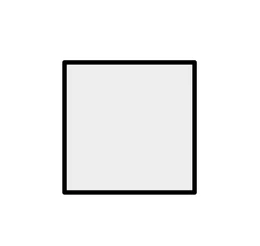
#> input picture cobot1/cobot1/_stroke/test.png, 260 x 246 px, found by its file name
$ python contour_extractor.py
#> lines starting #> are read from the running program, lines starting #| are printed output that depends on the picture; after the words box and inside, x2 and y2 are one past the last pixel; in counts of white or black regions, pixels touching at a corner belong together
### cobot1/cobot1/_input/image_loader_debug.py
import cv2
import numpy as np
import os
from pathlib import Path
from typing import Optional


class ImageLoader:
    """로컬 이미지 파일을 읽어 RGB로 변환하는 클래스.

    변경점:
    - COBOT1_INPUT_IMAGE 환경변수가 있으면 그 파일을 최우선으로 읽는다.
    - 환경변수가 없으면 _input/test.png → test.jpg → test.jpeg 순서로 찾는다.

    이유:
    - robot_algorithm_adapter.py는 업로드 이미지를 _input/test.png로 복사한다.
    - 기존 image_loader_debug.py는 test.jpeg를 고정으로 읽어서,
      preview와 실제 main.py가 서로 다른 이미지를 쓰는 문제가 생길 수 있었다.
    """

    def __init__(self) -> None:
        current_dir = Path(__file__).resolve().parent
        env_image_path = os.getenv("COBOT1_INPUT_IMAGE", "").strip()

        candidates = []
        if env_image_path:
            candidates.append(Path(env_image_path).expanduser())

        candidates.extend([
            current_dir / "test.png",
            current_dir / "test.jpg",
            current_dir / "test.jpeg",
        ])

        self.image_path = ""
        for candidate in candidates:
            candidate = candidate.resolve()
            if candidate.exists() and candidate.is_file():
                self.image_path = str(candidate)
                break

        if not self.image_path:
            # 에러 메시지에서 어떤 경로를 찾으려 했는지 보이게 마지막 후보를 기록
            self.image_path = str(candidates[0].resolve() if candidates else current_dir / "test.png")

        print(f"이미지 로더가 초기화되었습니다. image_path={self.image_path}")

    def load(self) -> Optional[np.ndarray]:
        """이미지를 읽고 전처리하여 RGB 배열로 반환한다."""
        img: Optional[np.ndarray] = cv2.imread(self.image_path, cv2.IMREAD_UNCHANGED)
#> img is the input picture: shape (246, 260, 4); mean B, G, R, A 241.8, 241.8, 241.8, 255

        if img is None:
            print(f"[ERROR] 이미지를 찾을 수 없습니다: {self.image_path}")
            return None

        # 투명 배경 처리
        if len(img.shape) == 3 and img.shape[2] == 4:
            alpha: np.ndarray = img[:, :, 3] / 255.0
#> alpha: shape (246, 260) float64; every value is 1
            bgr: np.ndarray = img[:, :, :3]
            white_bg: np.ndarray = np.ones_like(bgr, dtype=np.uint8) * 255
            img = (bgr * alpha[..., np.newaxis] + white_bg * (1 - alpha[..., np.newaxis])).astype(np.uint8)

        # BGR -> RGB 변환
        if len(img.shape) == 2:
            img = cv2.cvtColor(img, cv2.COLOR_GRAY2RGB)
        else:
            img = cv2.cvtColor(img, cv2.COLOR_BGR2RGB)

        # 512x512 고정 크기로 리사이즈
        img = cv2.resize(img, (512, 512), interpolation=cv2.INTER_AREA)
#> img: shape (512, 512, 3)

        # 픽셀 분포 기반 콘텐츠 중앙 정렬
        gray_tmp = cv2.cvtColor(img, cv2.COLOR_RGB2GRAY)
        _, binary = cv2.threshold(gray_tmp, 240, 255, cv2.THRESH_BINARY_INV)
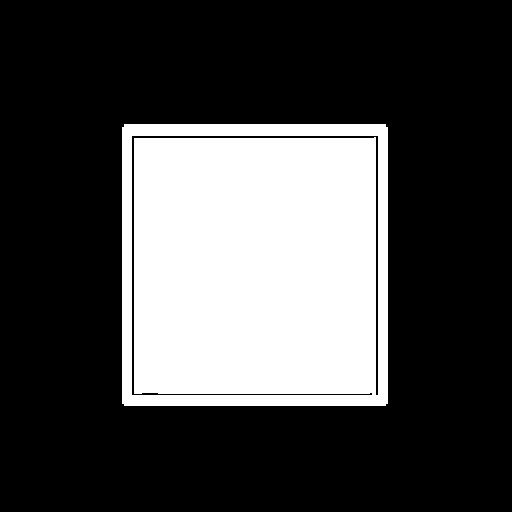
#> binary: shape (512, 512); 27.9% white; 1 white region, box (x1, y1, x2, y2) and area: (122, 124, 388, 406) 73218
        coords = cv2.findNonZero(binary)
#> coords = contour of 73218 points, box (x1, y1, x2, y2) (122, 124, 388, 406), area 0
        if coords is not None:
            x, y, w, h = cv2.boundingRect(coords)
#> x = 122; y = 124; w = 266; h = 282
            dx = 256 - (x + w // 2)
#> dx = 1
            dy = 256 - (y + h // 2)
#> dy = -9
            M = np.float32([[1, 0, dx], [0, 1, dy]])
#> M = [[1, 0, 1], [0, 1, -9]]
            img = cv2.warpAffine(
                img,
                M,
                (512, 512),
                borderMode=cv2.BORDER_CONSTANT,
                borderValue=(255, 255, 255),
            )

        return img

### cobot1/cobot1/_input/edge_detector.py
import cv2
import numpy as np

class EdgeDetector:
    """이미지 파일을 로드하여 Adaptive Thresholding 이진화를 수행하는 클래스.

    Args:
        block_size  (int): Adaptive Thresholding 블록 크기 (기본값: 11, 홀수여야 함)
        c           (int): 임계값 보정 상수 (기본값: 2)
    """

    def __init__(self, block_size: int = 11, c: int = 2) -> None:
        self.block_size = block_size
        self.c = c

    def detect(self, img: np.ndarray) -> np.ndarray:
        """이미 로드된 이미지에 이진화(Adaptive Thresholding) 처리를 수행합니다.

        Args:
            img (np.ndarray): BGR 또는 그레이스케일 이미지 배열

        Returns:
            np.ndarray: 이진화된 이미지
        """
        if img.ndim == 3:
            gray = cv2.cvtColor(img, cv2.COLOR_BGR2GRAY)
        else:
            gray = img
        blurred = cv2.GaussianBlur(gray, (5, 5), 0)
        thresh = cv2.adaptiveThreshold(
            blurred, 255,
            cv2.ADAPTIVE_THRESH_GAUSSIAN_C,
            cv2.THRESH_BINARY_INV, self.block_size, self.c
        )
#> thresh: shape (512, 512); 3.6% white; 1 white region, box (x1, y1, x2, y2) and area: (123, 116, 389, 397) 9466
        kernel = np.ones((3, 3), np.uint8)
        return cv2.morphologyEx(thresh, cv2.MORPH_CLOSE, kernel, iterations=1)
#> returned value: shape (512, 512); 3.6% white; 1 white region, box (x1, y1, x2, y2) and area: (123, 116, 389, 397) 9468

### cobot1/cobot1/_stroke/contour_extractor.py
import sys
import os
import cv2
import numpy as np
sys.path.insert(0, os.path.dirname(os.path.dirname(os.path.abspath(__file__))))
from dataclasses import dataclass
from _input.edge_detector import EdgeDetector
from _input.image_loader_debug import ImageLoader

@dataclass
class ContourResult:
    """윤곽선 추출 결과를 담는 데이터 클래스.

    Attributes:
        contours:  검출된 윤곽선 목록. 각 원소는 (N, 1, 2) 형태의 np.ndarray.
        hierarchy: 윤곽선 계층 정보. shape=(1, N, 4).
        binary:    Canny 엣지 검출 결과 이진 이미지. shape=(H, W), dtype=uint8.
    """

    contours: list[np.ndarray]
    hierarchy: np.ndarray
    binary: np.ndarray

def make_line(binary: np.ndarray, thickness: int = 2) -> np.ndarray:
    """이진화 이미지에서 흰색 선을 thinning 후 지정한 두께로 조절한다.

    Args:
        binary:    흰색 선이 있는 이진 이미지. shape=(H, W), dtype=uint8.
        thickness: 최종 선 두께 (픽셀). 1이면 thinning만 적용.

    Returns:
        np.ndarray: 두께가 조절된 이진 이미지. shape=(H, W), dtype=uint8.
    """
    _, binary = cv2.threshold(binary, 127, 255, cv2.THRESH_BINARY)
    thinned = cv2.ximgproc.thinning(binary, thinningType=cv2.ximgproc.THINNING_GUOHALL)
    if thickness > 1:
        kernel = cv2.getStructuringElement(cv2.MORPH_ELLIPSE, (thickness, thickness))
        thinned = cv2.dilate(thinned, kernel, iterations=1)
    return thinned

def extract_contours(
    edges: np.ndarray,
    mode: int = cv2.RETR_TREE,
    method: int = cv2.CHAIN_APPROX_SIMPLE,
) -> ContourResult:
    """Canny 엣지 검출한 값을 받은 후, 윤곽선을 추출한다.

    Canny Edge → findContours 순서로 처리한다.

    Args:
        edges:       Canny 엣지 이진 이미지. shape=(H, W), dtype=uint8.
        mode:        윤곽선 검색 모드. cv2.RETR_EXTERNAL(외곽만), RETR_TREE(계층 전체) 등.
        method:      윤곽선 근사 방법. cv2.CHAIN_APPROX_SIMPLE(꼭짓점만), NONE(전체 좌표) 등.

    Returns:
        ContourResult:
            - contours:  검출된 윤곽선 리스트.
            - hierarchy: 윤곽선 계층 배열.
            - binary:    Canny 엣지 이진 이미지.
    """
    contours, hierarchy = cv2.findContours(edges, mode, method)
    return ContourResult(list(contours), hierarchy, edges)


def filter_contours_by_area(
    edges: np.ndarray,
    min_area: float = 1,
    max_area: float = float("inf"),
    thickness: int = 2,
    mode: int =  cv2.CHAIN_APPROX_NONE,
) -> list[np.ndarray]:
    """엣지 이미지로부터 thinning·팽창·윤곽선 추출·면적 필터링을 한 번에 수행한다.

    Args:
        edges:     Canny 엣지 이진 이미지. shape=(H, W), dtype=uint8.
        min_area:  허용할 최소 윤곽선 면적 (픽셀²). 이 값 미만은 제거.
        max_area:  허용할 최대 윤곽선 면적 (픽셀²). 이 값 초과는 제거.
        thickness: make_line에 전달할 선 두께 (픽셀).
        mode:      extract_contours에 전달할 윤곽선 검색 모드.

    Returns:
        list[np.ndarray]: 면적 조건을 만족하는 윤곽선만 담은 리스트.
    """
    edges_thin = make_line(edges, thickness=thickness)
#> in make_line, `thinned = cv2.ximgproc.thinning(binary, thinningType=cv2.ximgproc.THIN..`: thinned: shape (512, 512); 0.4% white in thin lines or dots, all inside (x1, y1, x2, y2) = (128, 120, 385, 392)
#> in make_line, `thinned = cv2.dilate(thinned, kernel, iterations=1)`:
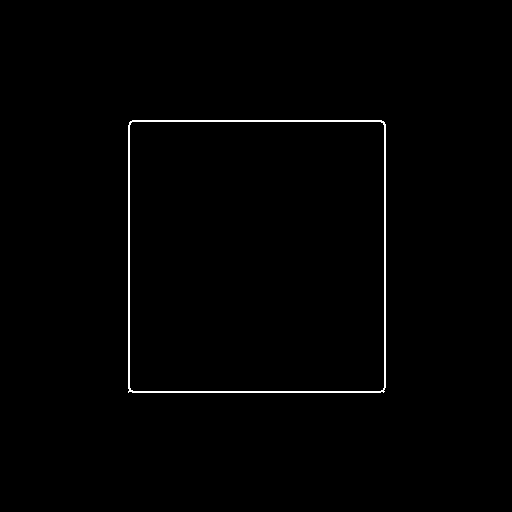
#> thinned: shape (512, 512); 0.8% white in thin lines or dots, all inside (x1, y1, x2, y2) = (128, 120, 386, 393)
    result = extract_contours(edges_thin, mode=mode)
#> in extract_contours, `contours, hierarchy = cv2.findContours(edges, mode, method)`: contours = 2 contours; box (x1, y1, x2, y2) and area: (128, 120, 386, 393) 69877, (129, 121, 385, 392) 68825
    return [
        c for c in result.contours
        if min_area <= cv2.contourArea(c) <= max_area
    ]

def _dominant_color(img: np.ndarray, mask: np.ndarray, quant_step: int) -> tuple[int, int, int] | None:
    #마스크 내부 픽셀들의 최빈 양자화 BGR 색상을 반환한다. 샘플이 없으면 None.
    pixels = img[mask == 255]
    if len(pixels) == 0:
        return None
    quantized = (pixels.astype(np.int32) // quant_step) * quant_step
    # 각 픽셀을 단일 정수로 인코딩해 np.unique로 최빈값을 구한다
    encoded = quantized[:, 0] * (256 ** 2) + quantized[:, 1] * 256 + quantized[:, 2]
    values, counts = np.unique(encoded, return_counts=True)
    dominant = int(values[np.argmax(counts)])
    b = dominant // (256 ** 2)
    g = (dominant % (256 ** 2)) // 256
    r = dominant % 256
    return (b, g, r)


def build_color_masks_from_contours(
    img: np.ndarray,
    contours: list[np.ndarray],
    quant_step: int = 32,
    erode_px: int = 2,
    bg_threshold: int = 200,
    black_threshold: int = 40,
) -> dict[tuple[int, int, int], np.ndarray]:
    """
    윤곽선 목록으로부터 색상별 채움 마스크를 생성한다.

    각 윤곽선의 테두리 링(fill - erosion)에서 색상을 샘플링해 지배적인 색상을
    결정하고, 같은 색상끼리 하나의 마스크로 합친다.
    테두리 색상이 흰색 계열(모든 채널 >= bg_threshold)이거나
    검은색 계열(모든 채널 <= black_threshold)이면 건너뛴다.
    반환값은 color_fill.py 의 build_blue_mask 와 동일한 uint8 마스크 형식이므로
    raster_scan / raster_scan_grouped 에 바로 전달할 수 있다.

    Args:
        img:          원본 BGR 이미지. shape=(H, W, 3), dtype=uint8.
        contours:     윤곽선 리스트. 각 원소 shape=(N, 1, 2).
        quant_step:   색상 양자화 단위. color_fill.py 의 QUANT_STEP 과 맞춰 사용.
        erode_px:     테두리 링 두께(픽셀). fill에서 이 만큼 erosion한 결과를 빼서 링을 만든다.
        bg_threshold:    세 채널 모두 이 값 이상이면 배경(흰색 계열)으로 간주해 제외.
        black_threshold: 세 채널 모두 이 값 이하이면 검은색으로 간주해 제외.

    Returns:
        dict[tuple[int,int,int], np.ndarray]:
            키: 양자화된 BGR 색상 튜플 (b, g, r).
            값: 해당 색상에 속하는 윤곽선 내부를 채운 uint8 마스크. shape=(H, W).
            예) {(0, 0, 128): mask_red, (128, 0, 0): mask_blue, ...}
    """
    h, w = img.shape[:2]
    color_masks: dict[tuple[int, int, int], np.ndarray] = {}
    kernel = cv2.getStructuringElement(cv2.MORPH_ELLIPSE, (erode_px * 2 + 1, erode_px * 2 + 1))

    # 면적 작은 순(안쪽→바깥쪽)으로 처리해 안쪽 영역이 픽셀을 먼저 선점한다.
    # 이렇게 하면 외곽 윤곽선 fill이 내부 색상 영역을 덮어쓰는 문제가 해결된다.
    sorted_contours = sorted(contours, key=cv2.contourArea)
    assigned = np.zeros((h, w), dtype=np.uint8)  # 이미 색상이 배정된 픽셀

    for contour in sorted_contours:
        fill_mask = np.zeros((h, w), dtype=np.uint8)
        cv2.drawContours(fill_mask, [contour], -1, 255, thickness=cv2.FILLED)

        # 색상 샘플링: 원본 fill_mask의 테두리 링 사용 (경계부 색상이 해당 영역 색)
        eroded_mask = cv2.erode(fill_mask, kernel, iterations=1)
        border_mask = cv2.bitwise_and(fill_mask, cv2.bitwise_not(eroded_mask))

        color = _dominant_color(img, border_mask, quant_step)
        if color is None:
            color = _dominant_color(img, fill_mask, quant_step)
        if color is None:
            continue

        # 아직 배정되지 않은 픽셀만 이 윤곽선 색상으로 채운다
        exclusive_mask = cv2.bitwise_and(fill_mask, cv2.bitwise_not(assigned))
        # fill 전체를 배정 완료로 표시 (흰/검 영역도 외곽이 덮지 못하게)
        assigned = cv2.bitwise_or(assigned, fill_mask)

        b, g, r = color
        if b >= bg_threshold and g >= bg_threshold and r >= bg_threshold:
            continue
        if b <= black_threshold and g <= black_threshold and r <= black_threshold:
            continue

        if color not in color_masks:
            color_masks[color] = np.zeros((h, w), dtype=np.uint8)
        color_masks[color] = cv2.bitwise_or(color_masks[color], exclusive_mask)

    return color_masks


if __name__ == "__main__":
    loader = ImageLoader()
    color_img = loader.load()
    if color_img is None:
        print("이미지를 불러올 수 없습니다.")
        exit(1)

    edge_detector = EdgeDetector()
    edges = edge_detector.detect(color_img)

    contours = filter_contours_by_area(edges)
    print(f"검출된 윤곽선 수: {len(contours)}")
#| 검출된 윤곽선 수: 2

    # ── 색상 검출 디버그 ──────────────────────────────────────────────
    color_masks = build_color_masks_from_contours(color_img, contours)
#> in build_color_masks_from_contours, `sorted_contours = sorted(contours, key=cv2.contourArea)`: sorted_contours has the same summary as contours in extract_contours
#> the loop in build_color_masks_from_contours, `for contour in sorted_contours:` made 2 passes
#> pass 1, in build_color_masks_from_contours, `border_mask = cv2.bitwise_and(fill_mask, cv2.bitwise_not(eroded_mask))`:
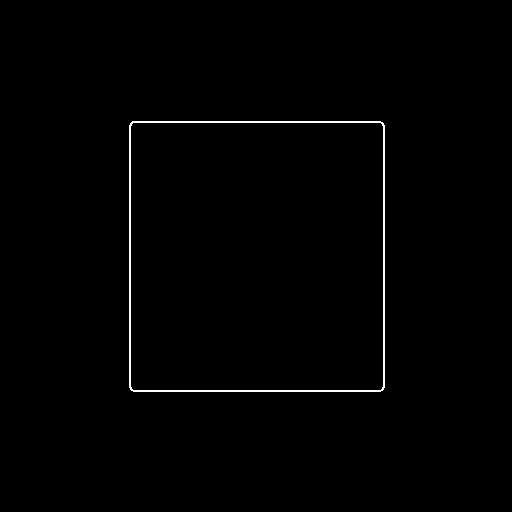
#> border_mask: shape (512, 512); 0.79% white in thin lines or dots, all inside (x1, y1, x2, y2) = (129, 121, 385, 392)
#> after the loop in build_color_masks_from_contours, `for contour in sorted_contours:`:
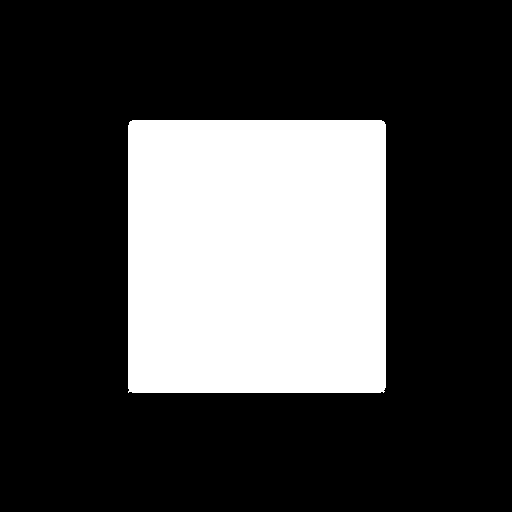
#> assigned: shape (512, 512); 26.9% white; 1 white region, box (x1, y1, x2, y2) and area: (128, 120, 386, 393) 70403
#> after the loop in build_color_masks_from_contours, `for contour in sorted_contours:`: color_masks = 0 items
#> color_masks = 0 items
    print(f"검출된 색상 수: {len(color_masks)}")
#| 검출된 색상 수: 0

    # 검출된 색상과 픽셀 수 출력
    for (b, g, r), mask in color_masks.items():
        px = int(np.count_nonzero(mask))
        print(f"  BGR=({b:3d},{g:3d},{r:3d})  픽셀수={px:6d}")
#> this loop made 0 passes

    # 시각화 이미지 구성
    h, w = color_img.shape[:2]
#> h = 512; w = 512

    # 패널 1: 원본
    panel_orig = color_img.copy()

    # 패널 2: 엣지
    panel_edge = cv2.cvtColor(edges, cv2.COLOR_GRAY2BGR)

    # 패널 3: 검출 색상으로 각 영역을 채운 결과
    panel_fill = np.full((h, w, 3), 255, dtype=np.uint8)
    for (b, g, r), mask in color_masks.items():
        panel_fill[mask == 255] = (b, g, r)
#> panel_fill: shape (512, 512, 3); every value is 255

    # 패널 4: 컬러마다 색 이름/값을 레이블로 표시한 마스크 합산
    panel_label = color_img.copy()
    for (b, g, r), mask in color_masks.items():
        # 영역 테두리 강조
        contour_vis, _ = cv2.findContours(mask, cv2.RETR_EXTERNAL, cv2.CHAIN_APPROX_SIMPLE)
        cv2.drawContours(panel_label, contour_vis, -1, (b, g, r), 2)
        # 무게중심에 BGR 값 텍스트 표시
        M = cv2.moments(mask)
        if M["m00"] > 0:
            cx = int(M["m10"] / M["m00"])
            cy = int(M["m01"] / M["m00"])
            label = f"({b},{g},{r})"
            cv2.putText(panel_label, label, (cx - 30, cy),
                        cv2.FONT_HERSHEY_SIMPLEX, 0.35, (0, 0, 0), 2, cv2.LINE_AA)
            cv2.putText(panel_label, label, (cx - 30, cy),
                        cv2.FONT_HERSHEY_SIMPLEX, 0.35, (b, g, r), 1, cv2.LINE_AA)

    # 2×2 그리드로 합치기
    row1 = np.hstack([panel_orig, panel_edge])
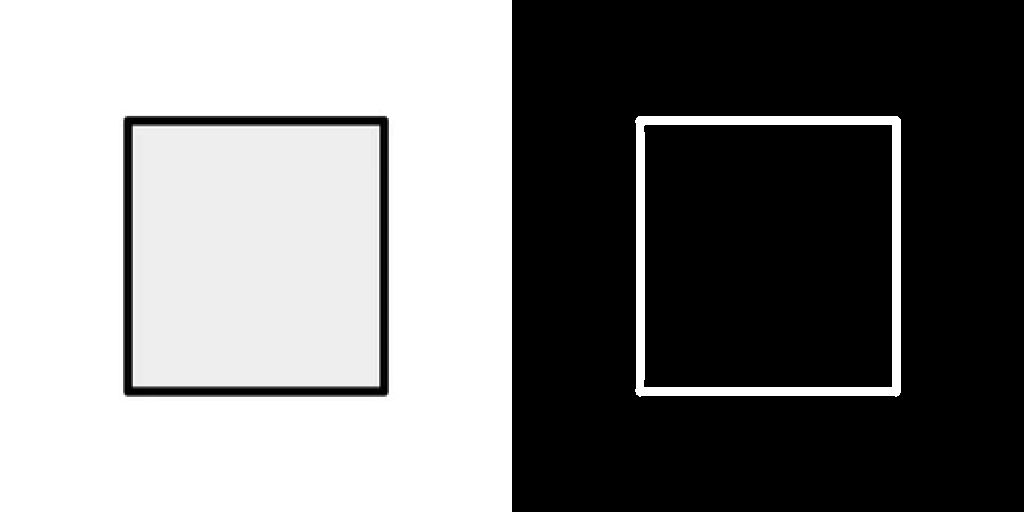
#> row1: shape (512, 1024, 3); mean R, G, B 125.5, 125.5, 125.5
    row2 = np.hstack([panel_fill, panel_label])
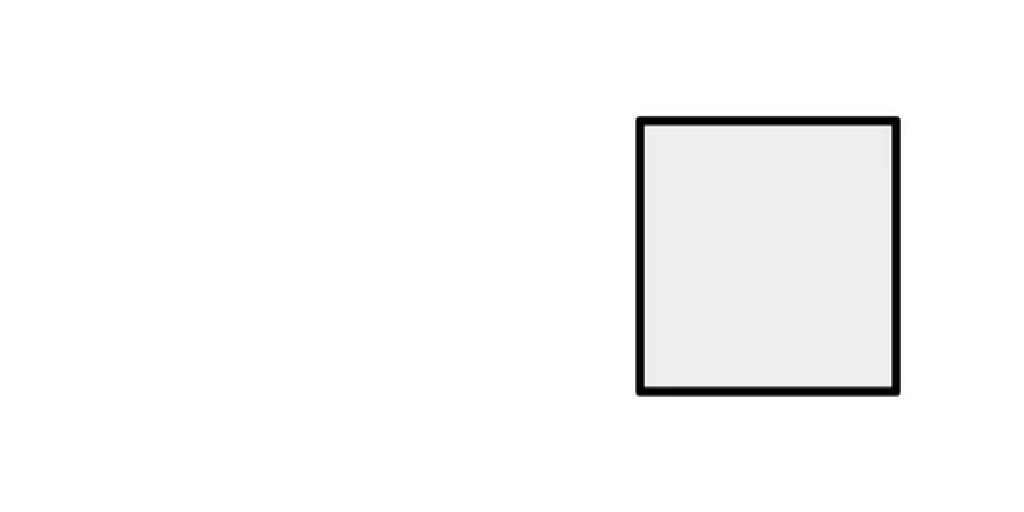
#> row2: shape (512, 1024, 3); mean of channels 0, 1, 2 248.4, 248.4, 248.4; drawn as B, G, R
    debug_view = np.vstack([row1, row2])

    # 제목 추가
    titles = ["Original", "Edges", "Color Fill", "Color Labels"]
    for i, title in enumerate(titles):
        tx = (i % 2) * w + 5
        ty = (i // 2) * h + 20
        cv2.putText(debug_view, title, (tx, ty),
                    cv2.FONT_HERSHEY_SIMPLEX, 0.6, (0, 255, 0), 2, cv2.LINE_AA)
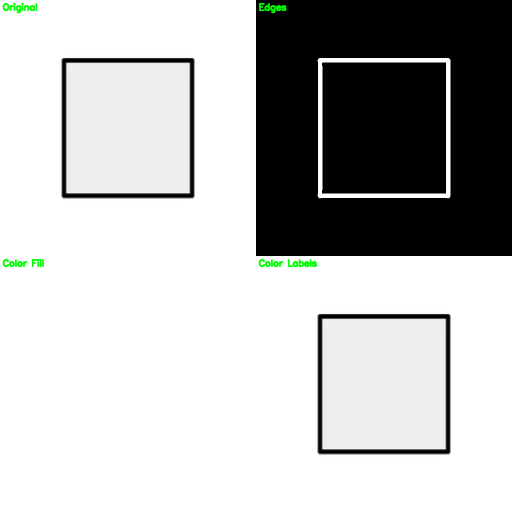
#> debug_view: shape (1024, 1024, 3) (shown at 1/2 size); mean R, G, B 186.4, 187.1, 186.4

    cv2.imshow("Color Debug", debug_view)
    print("아무 키나 누르면 종료합니다.")
    cv2.waitKey(0)
    cv2.destroyAllWindows()
